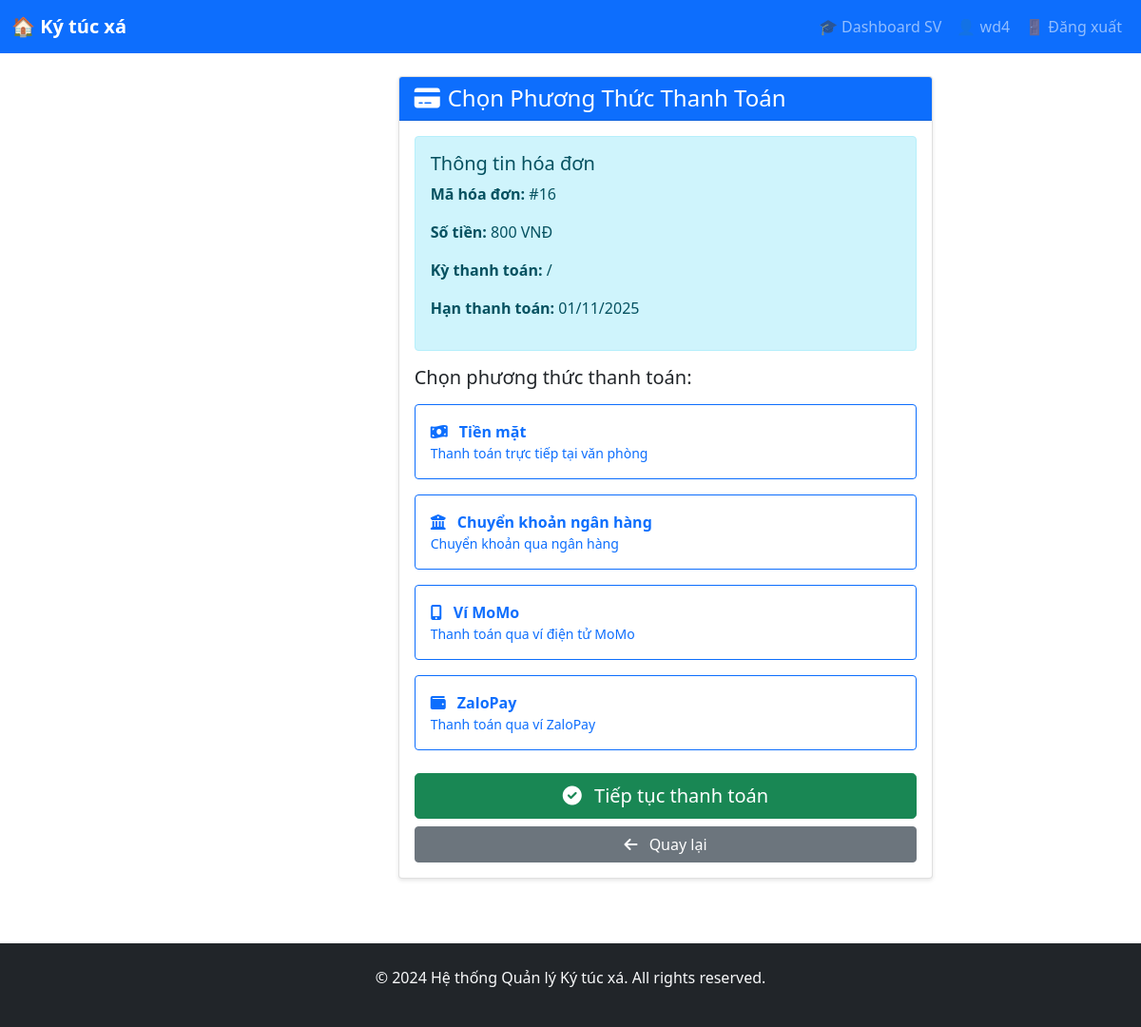
Screenshot of /payments/student/process/16/ (signed in) with the database file from the repository.
### accounts/models.py (models this page shows, shortened)
class CustomUser(AbstractUser):
    USER_TYPE_CHOICES = (
        ('student', 'Sinh viên'),
        ('manager', 'Quản lý'),
        ('staff', 'Nhân viên'),
    )
    user_type = models.CharField(max_length=10, choices=USER_TYPE_CHOICES, default='student')
    phone = models.CharField(max_length=15, blank=True)
    address = models.TextField(blank=True)
    date_of_birth = models.DateField(null=True, blank=True)
    avatar = models.ImageField(upload_to='avatars/', null=True, blank=True)

### payment/models.py (models this page shows, shortened)
class Payment(models.Model):
    PAYMENT_METHODS = (
        ('cash', 'Tiền mặt'),
        ('bank_transfer', 'Chuyển khoản'),
        ('momo', 'Ví MoMo'),
        ('zalopay', 'ZaloPay'),
    )
    STATUS_CHOICES = (
        ('pending', 'Chờ thanh toán'),
        ('paid', 'Đã thanh toán'),
        ('cancelled', 'Đã hủy'),
        ('failed', 'Thất bại'),
    )
    contract = models.ForeignKey(Contract, on_delete=models.CASCADE)
    student = models.ForeignKey(
        Student,
        on_delete=models.CASCADE,
        default=1  # ID của student mặc định
    )
    amount = models.DecimalField(max_digits=12, decimal_places=2)
    payment_method = models.CharField(max_length=20, choices=PAYMENT_METHODS, default='cash')
    status = models.CharField(max_length=20, choices=STATUS_CHOICES, default='pending')
    due_date = models.DateField()
    paid_date = models.DateField(null=True, blank=True)
    transaction_id = models.CharField(max_length=100, blank=True)
    notes = models.TextField(blank=True)
    created_at = models.DateTimeField(auto_now_add=True)
    updated_at = models.DateTimeField(auto_now=True)

### payment/views.py (the view)
# urls.py: path('student/process/<int:payment_id>/', views.process_payment, name='process_payment'),
@login_required
def process_payment(request, payment_id):
    if request.user.user_type != 'student':
        return redirect('home')
    payment = get_object_or_404(Payment, id=payment_id, student__user=request.user)
    if payment.status == 'paid':
        messages.info(request, "Hóa đơn này đã được thanh toán!")
        return redirect('student_payments')
    context = {
        'payment': payment,
    }
    return render(request, 'payment/payment_method.html', context)

### payment/templates/payment/payment_method.html (shortened to what this page needs)
{% extends 'base.html' %}
{% block content %}
<div class="container">
    <div class="row justify-content-center">
        <div class="col-md-8">
            <div class="card">
                <div class="card-header bg-primary text-white">
                    <h4 class="mb-0"><i class="fas fa-credit-card me-2"></i>Chọn Phương Thức Thanh Toán</h4>
                </div>
                <div class="card-body">
                    <div class="alert alert-info">
                        <h5>Thông tin hóa đơn</h5>
                        <p><strong>Mã hóa đơn:</strong> #{{ payment.id }}</p>
                        <p><strong>Số tiền:</strong> {{ payment.amount|floatformat:0 }} VNĐ</p>
                        <p><strong>Kỳ thanh toán:</strong> {{ payment.month }}/{{ payment.year }}</p>
                        <p><strong>Hạn thanh toán:</strong> {{ payment.due_date|date:"d/m/Y" }}</p>
                    </div>
                    <form method="post" action="{% url 'select_payment_method' payment.id %}">
                        <h5 class="mb-3">Chọn phương thức thanh toán:</h5>
                        <div class="payment-methods">
                            <div class="method-option mb-3">
                                <label class="btn btn-outline-primary w-100 p-3 text-start" for="cash">
                                    <i class="fas fa-money-bill-wave me-2"></i>
                                    <strong>Tiền mặt</strong>
                                    <p class="mb-0 small">Thanh toán trực tiếp tại văn phòng</p>
                                </label>
                            </div>
                            <div class="method-option mb-3">
                                <label class="btn btn-outline-primary w-100 p-3 text-start" for="bank_transfer">
                                    <i class="fas fa-university me-2"></i>
                                    <strong>Chuyển khoản ngân hàng</strong>
                                    <p class="mb-0 small">Chuyển khoản qua ngân hàng</p>
                                </label>
                            </div>
                            <div class="method-option mb-3">
                                <label class="btn btn-outline-primary w-100 p-3 text-start" for="momo">
                                    <i class="fas fa-mobile-alt me-2"></i>
                                    <strong>Ví MoMo</strong>
                                    <p class="mb-0 small">Thanh toán qua ví điện tử MoMo</p>
                                </label>
                            </div>
                            <div class="method-option mb-3">
                                <label class="btn btn-outline-primary w-100 p-3 text-start" for="zalopay">
                                    <i class="fas fa-wallet me-2"></i>
                                    <strong>ZaloPay</strong>
                                    <p class="mb-0 small">Thanh toán qua ví ZaloPay</p>
                                </label>
                            </div>
                        </div>
                        <div class="d-grid gap-2 mt-4">
                            <button type="submit" class="btn btn-success btn-lg">
                                <i class="fas fa-check-circle me-2"></i>
                                Tiếp tục thanh toán
                            </button>
                            <a href="{% url 'student_payments' %}" class="btn btn-secondary">
                                <i class="fas fa-arrow-left me-2"></i>
                                Quay lại
                            </a>
                        </div>
                    </form>
                </div>
            </div>
        </div>
    </div>
</div>
{% endblock %}

### templates/base.html (shortened to what this page needs)
<!DOCTYPE html>
<html lang="vi">
  <head>
    <link
      href="https://cdn.jsdelivr.net/npm/bootstrap@5.1.3/dist/css/bootstrap.min.css"
      rel="stylesheet"
    />
    <link rel="stylesheet" href="https://cdnjs.cloudflare.com/ajax/libs/font-awesome/6.0.0/css/all.min.css">
  </head>
  <body>
    <nav class="navbar navbar-expand-lg navbar-dark bg-primary">
      <div class="container-fluid">
        <a class="navbar-brand" href="{% url 'home' %}">🏠 Ký túc xá</a>
        <div class="collapse navbar-collapse" id="navbarNav">
          <div class="navbar-nav ms-auto">
            {% if user.is_authenticated %}
              {% if user.user_type == 'student' %}
              <a class="nav-link" href="/student/dashboard/">🎓 Dashboard SV</a>
              <a class="nav-link" href="#">👤 {{ user.username }}</a>
              {% else %}
              <a class="nav-link" href="/dashboard/">📊 Dashboard</a>
              <a class="nav-link" href="/admin/">⚙️ Admin</a>
              <a class="nav-link" href="#">👤 {{ user.username }}</a>
              {% endif %}
              <a class="nav-link" href="/accounts/logout/">🚪 Đăng xuất</a>
            {% else %}
            <a class="nav-link" href="/accounts/login/">🔐 Đăng nhập SV</a>
            <a class="nav-link" href="/student/register/">📝 Đăng ký SV</a>
            <a class="nav-link" href="/admin/">⚙️ Quản lý</a>
            {% endif %}
          </div>
        </div>
      </div>
    </nav>
    <div class="container-fluid">
      <div class="row">
        <main class="col-md-9 ms-sm-auto col-lg-10 px-md-4">
          <div class="container mt-4">
            {% block content %}
            {% endblock %}
          </div>
        </main>
      </div>
    </div>
    <footer class="bg-dark text-light mt-5 py-4">
      <div class="container text-center">
        <p>&copy; 2024 Hệ thống Quản lý Ký túc xá. All rights reserved.</p>
      </div>
    </footer>
  </body>
</html>

### templates/base.html (style rules this page uses)
.navbar-brand { font-weight: bold; }
.card { box-shadow: 0 2px 4px rgba(0, 0, 0, 0.1); margin-bottom: 20px; }
.nav-link { color: #333; }

### rows the page displays
CustomUser: username "wd4"
Payment: id "16", amount "800", due_date "01/11/2025"
